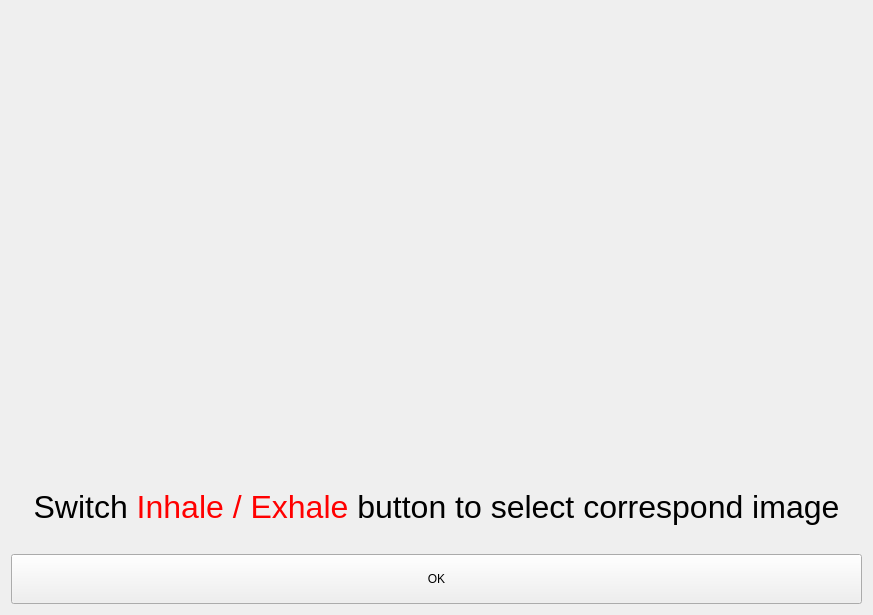
<?xml version="1.0" encoding="UTF-8"?>
<ui version="4.0">
 <class>Form</class>
 <widget class="QWidget" name="Form">
  <property name="geometry">
   <rect>
    <x>0</x>
    <y>0</y>
    <width>873</width>
    <height>615</height>
   </rect>
  </property>
  <property name="windowTitle">
   <string>Hint</string>
  </property>
  <layout class="QGridLayout" name="gridLayout">
   <item row="0" column="0">
    <widget class="QWidget" name="wdgHintVideo" native="true"/>
   </item>
   <item row="2" column="0">
    <widget class="QPushButton" name="btnOK">
     <property name="minimumSize">
      <size>
       <width>0</width>
       <height>50</height>
      </size>
     </property>
     <property name="text">
      <string>OK</string>
     </property>
    </widget>
   </item>
   <item row="1" column="0">
    <widget class="QLabel" name="label">
     <property name="maximumSize">
      <size>
       <width>16777215</width>
       <height>80</height>
      </size>
     </property>
     <property name="styleSheet">
      <string notr="true">font: 24pt &quot;Arial&quot;;</string>
     </property>
     <property name="text">
      <string>&lt;html&gt;&lt;head/&gt;&lt;body&gt;&lt;p&gt;&lt;span style=&quot; font-size:24pt;&quot;&gt;Switch &lt;/span&gt;&lt;span style=&quot; font-size:24pt; color:#ff0000;&quot;&gt;Inhale / Exhale&lt;/span&gt;&lt;span style=&quot; font-size:24pt;&quot;&gt; button to select correspond image&lt;/span&gt;&lt;/p&gt;&lt;/body&gt;&lt;/html&gt;</string>
     </property>
     <property name="alignment">
      <set>Qt::AlignCenter</set>
     </property>
    </widget>
   </item>
  </layout>
 </widget>
 <resources/>
 <connections/>
</ui>
